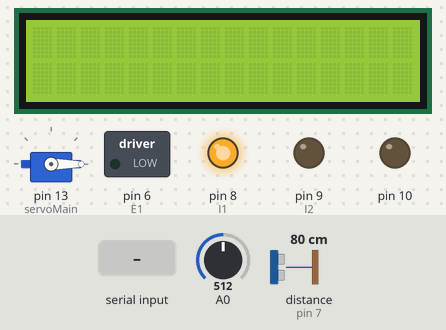
A sketch run on a simulated Arduino Uno, built with avr-gcc and run on an emulated ATmega328P. Shown: servo, 16×2 character LCD, switched loads named in the sketch (green lamp = pin HIGH), output pins drawn as LEDs (lit = HIGH). Inputs (shaded band) come from the test bench; at power-on: A0 = 512, distance to the obstacle (sensor on pin 7) 80 cm. The echo pulse lasts 58.3 µs per cm; pins used as bus, display or sensor lines are not drawn; what the sketch prints to the serial monitor is not drawn.

Above: at 1.2 s.
1.3 s: "f" received over Serial
At 2.1 s:
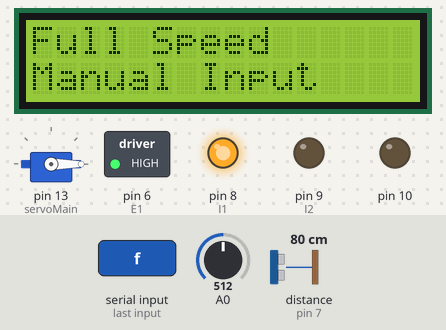
4.3 s: "9" received over Serial
At 4.7 s:
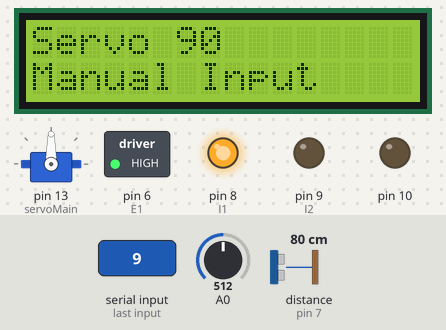
7.3 s: "m" received over Serial
At 7.8 s:
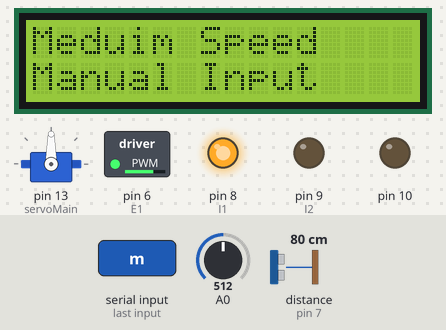
10.3 s: "o" received over Serial
At 10.8 s:
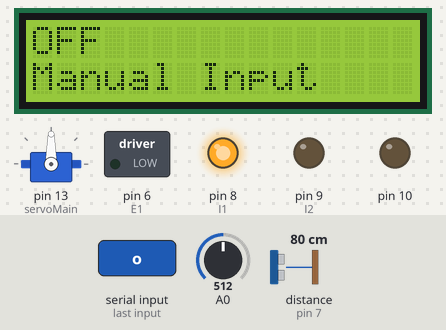
11.8 s: "e" received over Serial
At 13.2 s:
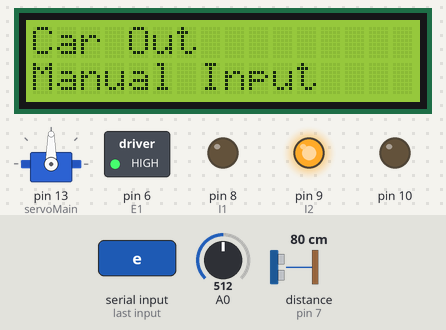
14.8 s: A0 set to 111
17.8 s: A0 set to 92
Timing chart, 0 to 20.8 s (numbered marks = the images above; inputs shaded):
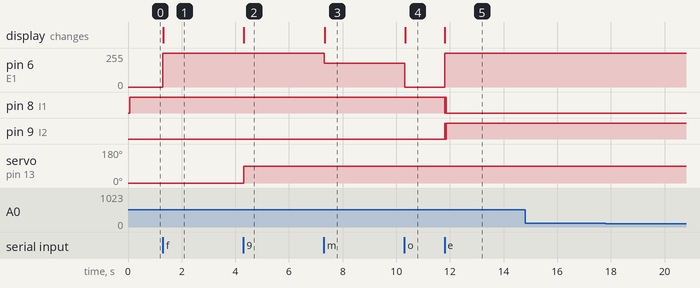

Measured:
- after the input at 1.3 s, pin 6 (E1): 0/255 → 255/255 at once; the display: changes at once (image 1)
- after the input at 4.3 s, servo on pin 13 (servoMain): 0° → 90° at once; the display: changes at once (image 2)
- after the input at 7.3 s, pin 6 (E1): 255/255 → 180/255 at once; the display: changes at once (image 3)
- after the input at 10.3 s, pin 6 (E1): 180/255 → 0/255 at once; the display: changes at once (image 4)
- after the input at 11.8 s, pin 6 (E1): 0/255 → 255/255 at once; pin 8 (I1): HIGH → LOW at once, → HIGH 0.02 s later, → LOW 0.04 s later; pin 9 (I2): LOW → HIGH at once, → LOW 0.02 s later, → HIGH 0.04 s later; the display: changes at once (image 5)
- after the input at 14.8 s, every drawn part: stays the same
- after the input at 17.8 s, every drawn part: stays the same

The sketch:

FINAL_withManualInputIncludingCarOut.ino
```cpp
#define triggerPin 1 // Trigger pin for sonar sensor
#define echoPin 7// Echo pin for sonar sensor
#define E1 6  // Enable Pin for motor
#define I1 8  // Control pin 1 for motor
#define I2 9  // Control pin 2 for motor


// include the library code:
//#include <Keyboard.h>

#include <LiquidCrystal.h>
#include<Servo.h>

Servo  servoMain;
//Servo  servoGate;

char incomingByte;   // for incoming serial data

// initialize the library with the numbers of the interface pins
LiquidCrystal lcd(12, 11, 5, 4, 3, 2);

double distance;

boolean manual = 1;

void setup() {


    servoMain.attach(13);
    //servoGate.attach(10);
    Serial.begin (9600);

    pinMode(triggerPin, OUTPUT);
    pinMode(echoPin, INPUT);
    pinMode(E1, OUTPUT);
    pinMode(I1, OUTPUT);
    pinMode(I2, OUTPUT);
    pinMode(10, OUTPUT);
    digitalWrite(10, LOW);
  //  pinMode(ManIn, INPUT);//MANINPUT
    //PID
    //initialize the variables we're linked to
   int sensorValue = analogRead(A0);

   //initialize servo angle 0
     servoMain.write(0);
    // delay(1000);

    //servoGate.write(0);

   // set up the LCD's number of columns and rows:
   lcd.begin(16, 2);
   // Print a message to the LCD.


   }

void loop() {


     double gain = 6.89;
     double error = distance - 3.0;
     double Pcontrol= gain*error;

     // read the input on analog pin 0:
     int sensorValue = analogRead(A0);

     // print out the value you read:
     Serial.println(sensorValue);

     delay(1);
     // delay in between reads for stability


    long duration, distance;
    digitalWrite(triggerPin, LOW);
    delayMicroseconds(2);
    digitalWrite(triggerPin, HIGH);
    delayMicroseconds(10);
    digitalWrite(triggerPin, LOW);
    duration = pulseIn(echoPin, HIGH);
    distance = (duration/2)/29.1;


    digitalWrite(I1, HIGH);
    digitalWrite(I2, LOW);

   // lcd.clear();

    // set the cursor to column 0, line 1
    // (note: line 1 is the second row, since counting begins with 0):
    //lcd.setCursor(0, 1);
    // print the number of seconds since reset:
    //lcd.print(millis() / 1000);


    //CODE FOR MANUAL INPUT
//start comment when automatic

if(1){
      if (Serial.available() > 0) {
                // read the incoming byte:
                incomingByte = Serial.read();

                // say what you got:
                lcd.setCursor(0,1);
                lcd.print("Manual Input");
                Serial.print("I received: ");
                Serial.println(incomingByte);

        }
        switch(incomingByte){
          case'f' :  analogWrite(E1, 255);
          lcd.clear();
          lcd.setCursor(0,0);
          lcd.print("Full Speed");
          lcd.setCursor(0,1);
          lcd.print("Manual Input");
          break;
          case'm' : analogWrite(E1, 180);
          lcd.clear();
          lcd.setCursor(0,0);
          lcd.print("Meduim Speed");
          lcd.setCursor(0,1);
          lcd.print("Manual Input");
          break;
          case'o' : analogWrite(E1, 0);
          lcd.clear();
          lcd.setCursor(0,0);
          lcd.print("OFF");
          lcd.setCursor(0,1);
          lcd.print("Manual Input");
          break;
          case'9': servoMain.write(90);
          lcd.clear();
          lcd.setCursor(0,0);
          lcd.print("Servo 90");
          lcd.setCursor(0,1);
          lcd.print("Manual Input");
          break;
          case'4': servoMain.write(45);
          lcd.clear();
          lcd.setCursor(0,0);
          lcd.print("Servo 45");
          lcd.setCursor(0,1);
          lcd.print("Manual Input");
          break;
          case'0': servoMain.write(0);
          lcd.clear();
          lcd.setCursor(0,0);
          lcd.print("Servo 0");
          lcd.setCursor(0,1);
          lcd.print("Manual Input");
          break;
          case'e' :
          digitalWrite(I1, LOW);
          digitalWrite(I2, HIGH);
          analogWrite(E1, 255);
          lcd.clear();
          lcd.setCursor(0,0);
          lcd.print("Car Out");
          lcd.setCursor(0,1);
          lcd.print("Manual Input");
          break;
        }
         if (incomingByte == 'h' || incomingByte == 'H')
        {
         // digitalWrite(10, HIGH);
        }
        else
        {
        //digitalWrite(10, LOW);
        }
}//end comment when automatic

    else{//Remove when automatic

      if (distance >40|| distance <= 0){
        //servoGate.write(0);

         //first things first motor code
         analogWrite(E1, 0);  // Stop

         //Message On LCD
         //lcd.setCursor(0, 1);
         //lcd.print("BY: HADABA...KHALED...MOSTAFA"); // indicates the belt is ready to transport the next car
         lcd.clear();
         lcd.setCursor(0, 0);
         char Welcome[] = {'W','e','l','c','o','m','e',' ','t','o',' ','t', 'h' ,'e',' ', 'S','m','a','r','t',' ', 'P','a','r','k','i','n','g' ,' ','S','y','s','t','e','m'};
         for(int thisChar=0; thisChar<35;thisChar++){

         if(thisChar >15){
         lcd.scrollDisplayLeft();
          }
          lcd.print(Welcome[thisChar]);
          delay (500);
          }


        // lcd.autoscroll();
        /* lcd.print("Welcome to the Smart Parking System");
         lcd.autoscroll();
         Serial.println("Out of range");
         lcd.setCursor(0, 1);
         lcd.print("Warning!");
         Serial.println("Warning!");
         lcd.noAutoscroll();*/

         }
  else{

    if (distance <= 40 && distance >=17){
       //Message On LCD
       lcd.clear();
       lcd.setCursor(0, 0);
       lcd.print("Car is in:  ");
       Serial.print("Car is in:  ");
       lcd.print(distance);
       Serial.print(distance);
       lcd.print("cm");
       Serial.println("cm");
       //Serial.println("Warning!");
       Serial.println("You are safe!");

       //Belt Running Speed
        analogWrite(E1, Pcontrol);
       //analogWrite(E1, 255);  // Run in Full speed
      }
    if (distance < 17 && distance > 3 ){
       //Message On LCD
       lcd.clear();
       lcd.setCursor(0, 0);
       lcd.print("Car is in:  ");
       Serial.print("Car is in:  ");
       lcd.print(distance);
       Serial.print(distance);
       lcd.print("cm");
       Serial.println(" cm; ");
       Serial.println("You are safe!");
      int gain = 10;
      int error = distance - 3;

     switch(error){
      case 1 : gain = 175;break;
      case 2 : gain = 90;break;
      case 3 : gain = 62;break;
      case 4 : gain = 48;break;
      case 5 : gain = 39;break;
      case 6 : gain = 34;break;
      case 7 : gain = 30;break;
      case 8 : gain = 27;break;
      case 9 : gain = 24;break;
      case 10 : gain = 22;break;
      case 11 : gain = 21;break;
      case 12 : gain = 20;break;
      case 13 : gain = 19;break;
     }
      int Pcontrol= gain*error;

       //Belt Running Speed
       analogWrite(E1, Pcontrol);  // Run in half speed
       }

    if (distance <= 3){
       lcd.clear();
       lcd.setCursor(0, 0);
       lcd.print("you reached your");
       lcd.setCursor(0, 1);
       lcd.print("destination!");
       //Serial.println("Warning!");
       Serial.println("You are safe!");
       analogWrite(E1, 0);  // Stop

       delay(5000);
       servoMain.write(100);
       //delay(1000);


       Serial.print("AngleOK!!");
       }
       }


    delay(1000);
     }//Remove bracket when automatic
}
```
